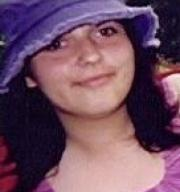
#> input picture data/91-image/file0000000000000019.jpg, 180 x 192 px; its folder holds only this picture in this run
$ python get_localFiles.py
#> lines starting #> are read from the running program, lines starting #| are printed output that depends on the picture
#> call 2 of read_path, with images_path = 'data/91-image'
#> in read_path, image is the input picture: shape (192, 180, 3); mean B, G, R 97.3, 77, 110.9
import json
import os

import cv2
import numpy as np
from public_data import IMAGE_SIZE,JSON_PATH


class FileOperator:
    def __init__(self):
        # 读取训练数据
        self.images = []
        self.labels = []
        self.face_num = None

    def resize_image(self, image, height=IMAGE_SIZE, width=IMAGE_SIZE):
        """按照指定图像大小调整尺寸"""
#> called with height = 64, width = 64
        top, bottom, left, right = (0, 0, 0, 0)

        # 获取图像尺寸
        h, w, _ = image.shape  # (237, 237, 3)
#> h = 192; w = 180

        # 对于长宽不相等的图片，找到最长的一边
        longest = max(h, w)
#> longest = 192

        # 计算短边需要增加多上像素宽度使其与长边等长
        if h < longest:
            dh = longest - h
            top = dh // 2
            bottom = dh - top
        elif w < longest:
            dw = longest - w
#> dw = 12
            left = dw // 2
#> left = 6
            right = dw - left
#> right = 6
        else:
            pass

        # 填充边界所用的颜色
        border_color = [0, 0, 0]

        # 将当前图片填充成正方形
        # cv2.BORDER_CONSTANT表示填充颜色由value的值指定
        constant = cv2.copyMakeBorder(image, top, bottom, left, right, cv2.BORDER_CONSTANT, value=border_color)
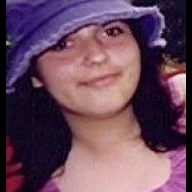
#> constant: shape (192, 192, 3); mean B, G, R 91.2, 72.2, 104

        # 将图片缩放为指定大小
        return cv2.resize(constant, (height, width))
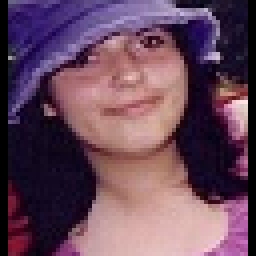
#> returned value: shape (64, 64, 3) (shown 4 times larger); mean of channels 0, 1, 2 91.1, 72.1, 103.9; drawn as B, G, R

    def read_path(self, images_path):
        """从指定文件夹读取其下所有jpg格式图片以及其对应的标签名"""
        # self.images.clear()
        # self.labels.clear()
        # self.face_num = None
        for dir_item in os.listdir(images_path):

            # 从初始路径开始叠加，合并成可识别的操作路径
            full_path = os.path.abspath(os.path.join(images_path, dir_item))

            if os.path.isdir(full_path):  # 如果是文件夹，继续递归调用
                self.read_path(full_path)
            else:  # 文件
                if dir_item.endswith('.jpg'):
                    image = cv2.imread(full_path)
                    image = self.resize_image(image, IMAGE_SIZE, IMAGE_SIZE)

                    self.images.append(image)
                    self.labels.append(images_path.split('\\')[-1])
#> pass 2 of the loop in read_path, `for dir_item in os.listdir(images_path):`:
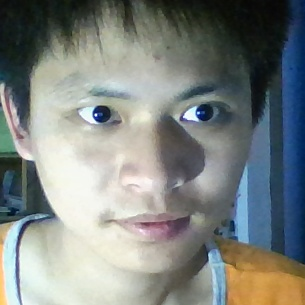
#> input picture data/JRJ/0.jpg, 305 x 305 px
#> in read_path, image is the input picture: shape (305, 305, 3); mean B, G, R 128.8, 131.9, 126.6
#> in resize_image (call 2), `return cv2.resize(constant, (height, width))`:
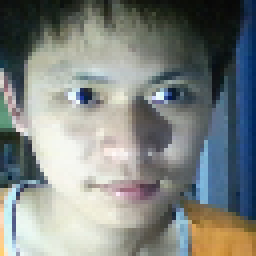
#> returned value: shape (64, 64, 3) (shown 4 times larger); mean of channels 0, 1, 2 128.9, 132, 126.7; drawn as B, G, R

        return self.images, self.labels

    def load_dataset(self, dataset_path):
        """从指定路径读取训练数据"""
        # self.images, self.labels = self.read_path(dataset_path)
        self.read_path(dataset_path)
        print('labels:', self.labels)

        self.images = np.array(self.images)
        print(self.images.shape)
#| (2, 64, 64, 3)

        # 转为集合去除重复项
        labels1 = list(set(self.labels))
        self.face_num = len(labels1)
        print('face_num:', self.face_num)
        name_list_dict = {}
        for i in range(self.face_num):
            name_list_dict[i] = labels1[i]
        with open(JSON_PATH, 'w') as f:
            f.write(json.dumps(name_list_dict))
        # print('name_list_dict:', name_list_dict)
        for index, name in name_list_dict.items():
            for i in range(len(self.labels)):
                if self.labels[i] == name:
                    self.labels[i] = index
        # print(labels)
        self.labels = np.array(self.labels)

        return self.images, self.labels, self.face_num


if __name__ == '__main__':
    fo = FileOperator()
    images, labels, face_num = fo.load_dataset("./data")
    print(face_num)
